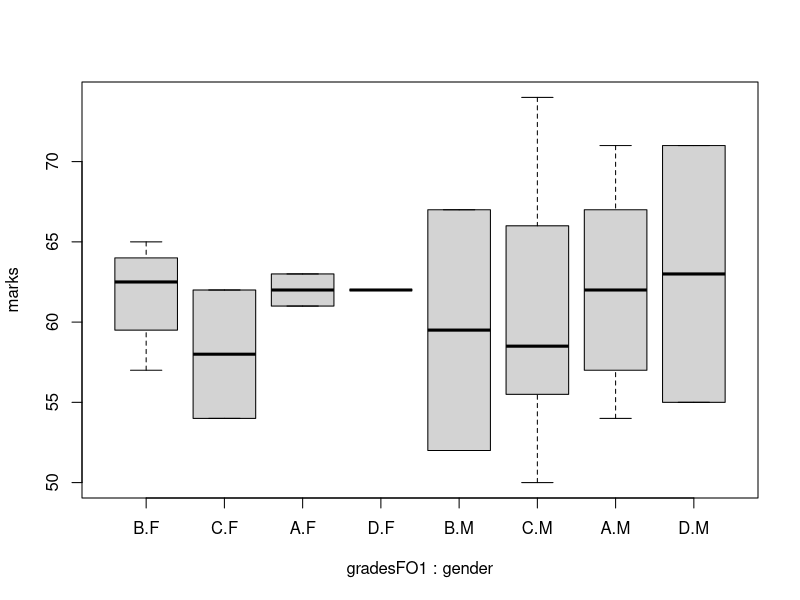
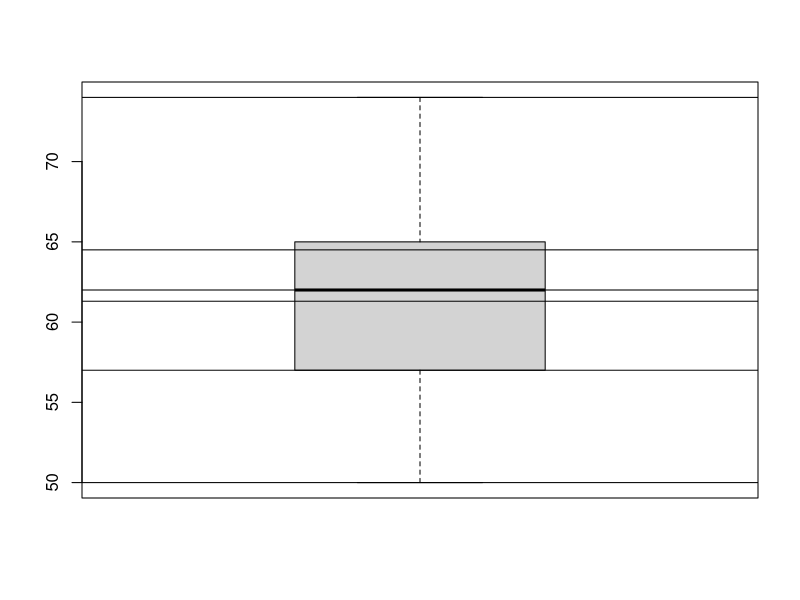

Generate these figures, in order, with R:
#factors

(grade = sample(c(LETTERS[1:4]),size=30,replace=T,prob=c(.4,.2,.3,.1)))

(gradesF = factor(grade))

summary(grade)

summary(gradesF)

table(grade)
table(gradesF)
class(grade)
class(gradesF)

(gradesFO = factor(grade,ordered = T))

(gradesFO1 = factor(grade,ordered = T,levels = c('B','C','A','D')))
summary(gradesFO1)

(marks = ceiling(rnorm(30,mean=60,sd=5)))
(gender = factor(sample(c('M','F'), size=30, replace=T, prob=c(.7,.3))))
(student1 = data.frame(marks,gender,gradesFO1))
boxplot(marks ~ gradesFO1 + gender, data = student1)
boxplot(marks)
summary(marks)
abline(h=summary(marks))
quantile(marks)
